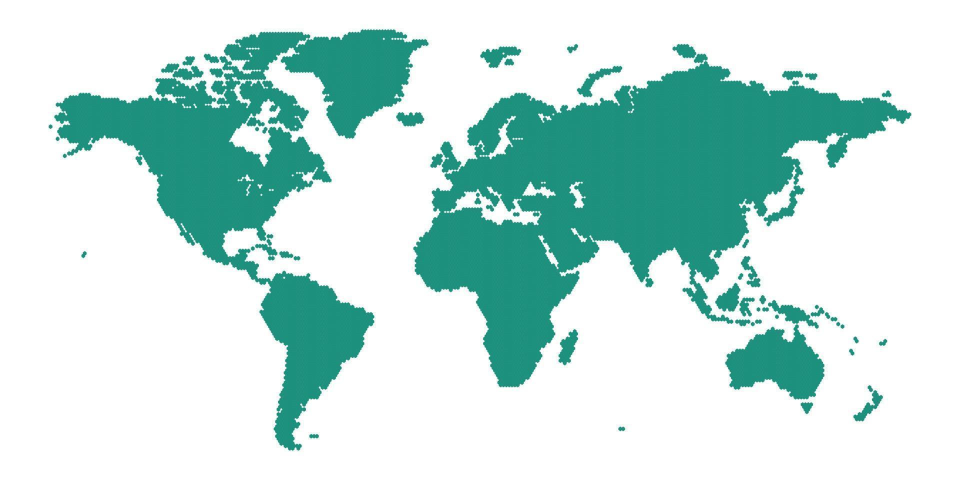
#> input picture WorldMapTwo.jpg, 1920 x 960 px (shown at 1/2 size)
$ python MapProcessing.py
#> lines starting #> are read from the running program, lines starting #| are printed output that depends on the picture
import matplotlib.pyplot as plt
import numpy as np

from itertools import product

# Image qualities ============================
FILENAME = "WorldMapTwo.jpg"
IM_HEIGHT, IM_WIDTH, _ = plt.imread(FILENAME).shape
#> IM_HEIGHT = 960; IM_WIDTH = 1920
NUM_COLUMNS = 36
NUM_ROWS = 18
ROW_SIZE = IM_HEIGHT / NUM_ROWS
#> ROW_SIZE = 53.33
COLUMN_SIZE = IM_WIDTH / NUM_COLUMNS
#> COLUMN_SIZE = 53.33

LONG_PER_GRID = np.pi * 2 / NUM_COLUMNS  # vertical (radians)
LAT_PER_GRID = np.pi / NUM_ROWS  # horizontal (radians)
LONG_PER_PIXEL = LONG_PER_GRID / COLUMN_SIZE
#> LONG_PER_PIXEL = 0.00327
LAT_PER_PIXEL = LAT_PER_GRID / ROW_SIZE
#> LAT_PER_PIXEL = 0.00327

WATER = np.array([255, 255, 255])  # pure white, 1 alpha


def image_to_numpy_array(filename: str) -> np.ndarray:
    """ Takes in a string filename and then returns a matrix representation of the image"""
    return plt.imread(filename)


# [21 lines left out: functions row_col_to_lat_long, lat_long_to_row_col, not called in this run]


def create_uniform_spread(r_num: int, c_num: int) -> np.ndarray:
    """ Returns a uniform distribution of points in an array of shape (r_num * c_num, 2)"""

    # creates a list of tuples of row/col ranges with product
    # applies the int function to each element
    # then converts to a numpy array
    return np.array(list(map(lambda x: (int(x[0]), int(x[1])),
                             product(np.arange(0, IM_HEIGHT - 1, (IM_HEIGHT - 1) / r_num),
                                     np.arange(0, IM_WIDTH - 1, (IM_WIDTH - 1) / c_num)))))


def on_edge(row: int, col: int, image: np.ndarray, lat_tolerance: float = 0.3, long_tolerance: float = 0.3) -> bool:
    """ Returns whether the specified pixel row/col is on the edge of a continent"""
    r_diff, c_diff = LAT_PER_PIXEL / lat_tolerance, LONG_PER_PIXEL / long_tolerance

    points = [(force_in_range(row + r_diff, 0, IM_HEIGHT - 1), force_in_range(col + c_diff, 0, IM_WIDTH - 1)),
              (force_in_range(row - r_diff, 0, IM_HEIGHT - 1), force_in_range(col - c_diff, 0, IM_WIDTH - 1))]

    return np.array_equal(image[points[0]], WATER) ^ np.array_equal(image[points[1]], WATER)


def force_in_range(x: int, minimum: int, maximum: int) -> int:
    """ Forces x to be in the specified range"""
    return int(max(min(x, maximum), minimum))


def all_points_on_edge(spread: np.ndarray, image: np.ndarray) -> np.ndarray:
    """ Returns a list of points that are on the edge"""
    mask = list(map(lambda x: on_edge(x[0], x[1], image), spread))
    return spread[mask]


def find_edgepoints_of_continents(r_num: int = 300, c_num: int = 600, filename: str = "WorldMapTwo.jpg") -> np.ndarray:
    """ Returns a 2d array containing row/col coordinates of many edgepoints on the map"""

    image = plt.imread(filename)
    distribution = create_uniform_spread(r_num, c_num)
    return all_points_on_edge(distribution, image)


# [26 lines left out: functions continent_edgepoint_lat_long, dist_lat_long, not called in this run]


def show_edgepoints(filename: str = "WorldMapTwo.jpg"):
    """ Shows the edgepoints of a map (boundaries between land and sea"""
    arr = image_to_numpy_array(filename)
    edges = find_edgepoints_of_continents()

    plt.imshow(arr)
    for (x, y) in edges:
        plt.plot([y], [x], marker="o")

    plt.show()


# [32 lines left out: functions lat_long_on_water, distance_to_land, not called in this run]


if __name__ == "__main__":
    show_edgepoints()
#> in image_to_numpy_array, returned value is the input picture: shape (960, 1920, 3); mean R, G, B 193.6, 224.7, 219.7
#> in on_edge, `r_diff, c_diff = LAT_PER_PIXEL / lat_tolerance, LONG_PER_PIXEL / long_..`: r_diff = 0.0109
#> in on_edge, `points = [(force_in_range(row + r_diff, 0, IM_HEIGHT - 1), force_in_ra..`: points = [(0, 0), (0, 0)]
#> in all_points_on_edge, `mask = list(map(lambda x: on_edge(x[0], x[1], image), spread))`: mask = 180000 items
#> in show_edgepoints, `edges = find_edgepoints_of_continents()`: edges = 1563 pairs, first value 47 to 895, second value 95 to 1823
#> the loop in show_edgepoints, `for (x, y) in edges:` made 1563 passes
#> (x, y) on passes 1 to 3: (47, 594), (47, 598), (47, 601)
#> in show_edgepoints, `plt.show()`:
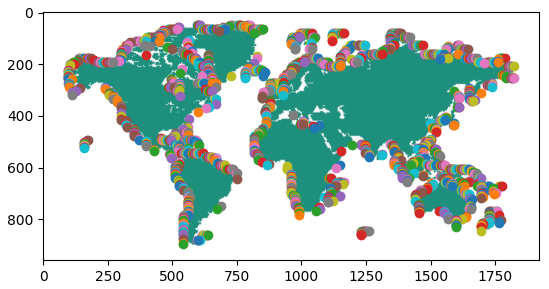
#> figure drawn by matplotlib, 1 panel
